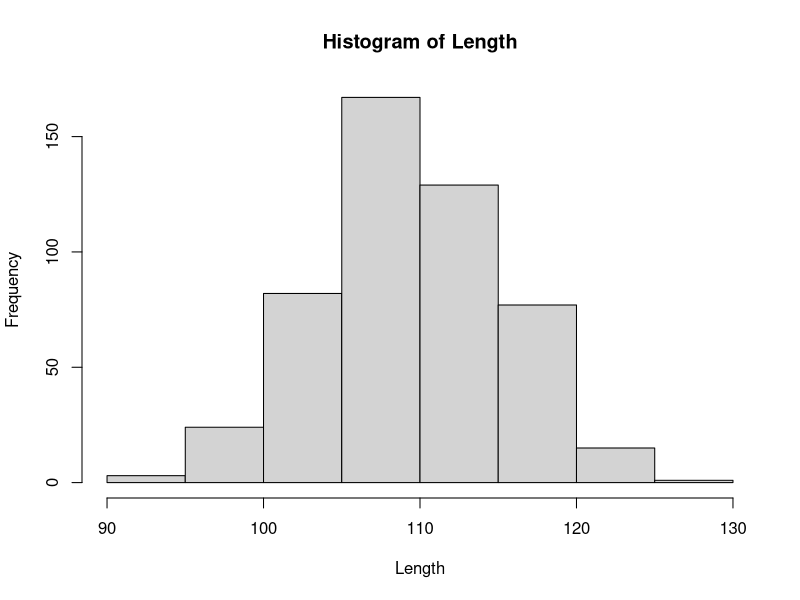
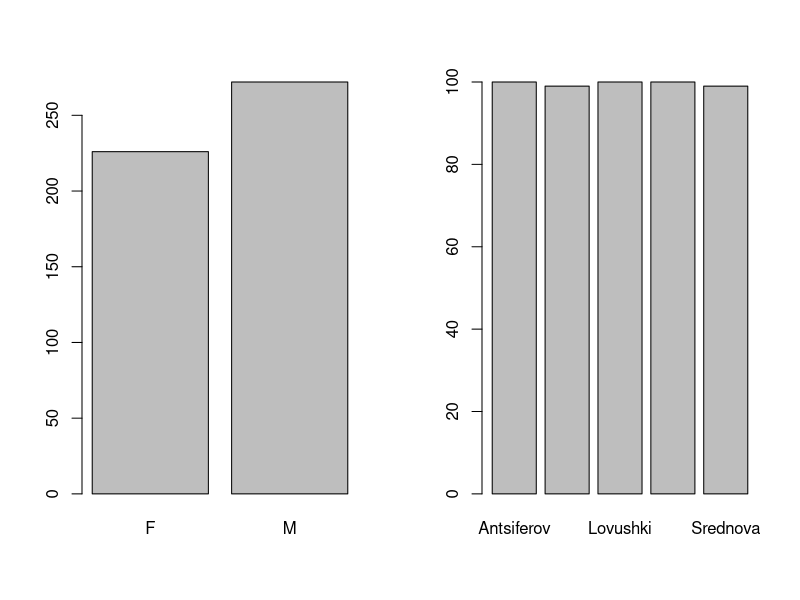
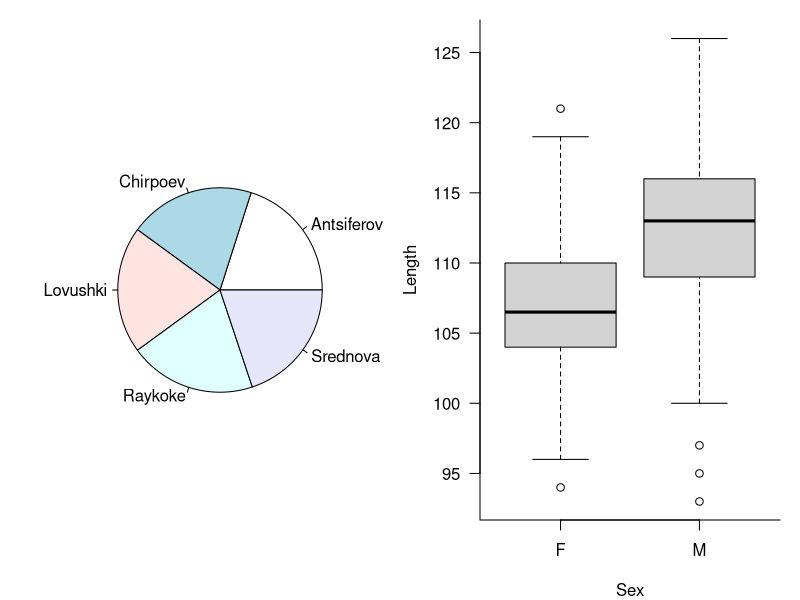
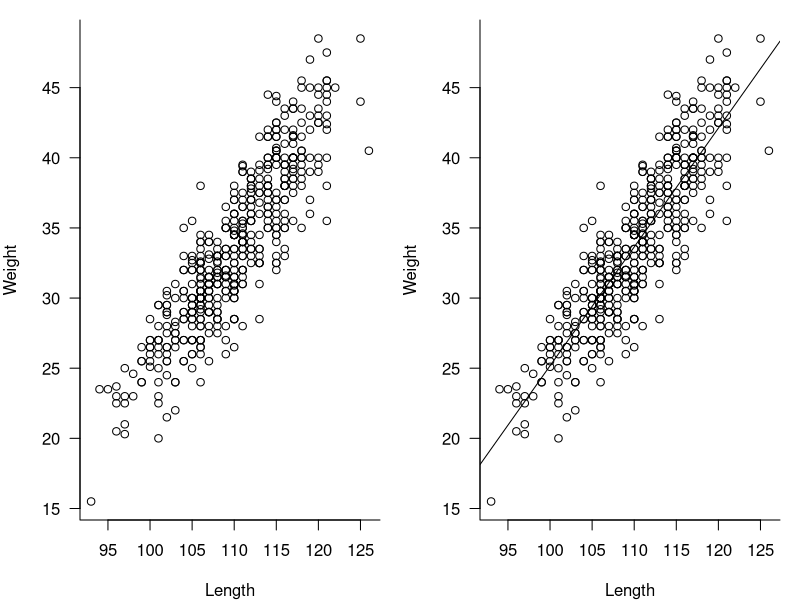
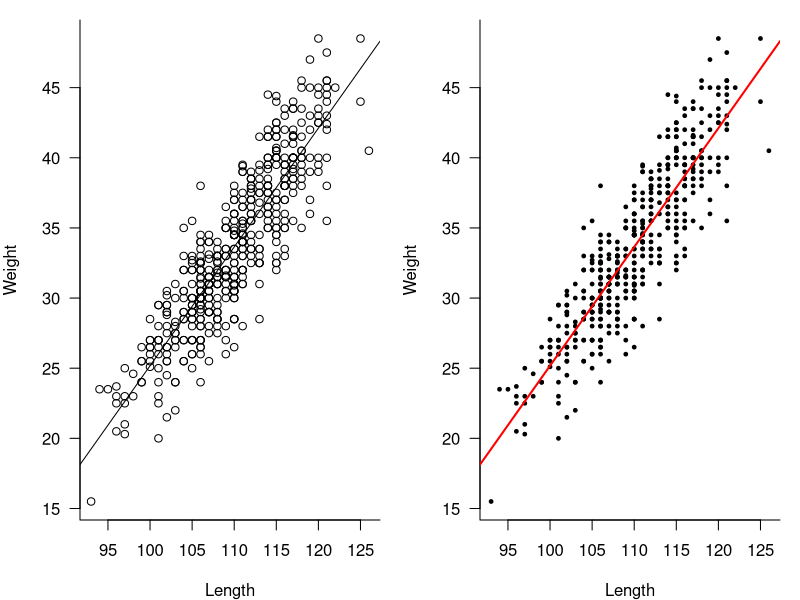

Reproduce these figures in R, in order.
## ---- chunk 1
knitr::opts_chunk$set(echo = TRUE, 
                      warnings = FALSE, 
                      mmessage = FALSE)
## ---- chunk 2
SeaLions <- read.csv("SeaLions.csv")
## ---- chunk 3
is(SeaLions) # tells what type of files we have
names(SeaLions) # tells us the names of all the columns
head(SeaLions) # shows the first several rows of the dataframe
## ---- chunk 4
Length <- SeaLions$Length
Weight <-SeaLions$Weight
Island <- SeaLions$Island
Sex <- SeaLions$Sex
## ---- chunk 5
range(Length) # range
median(Length) # median
mean(Length) # mean
var(Length) # variance
sd(Length) # standard deviation
## ---- chunk 6
table(Sex)
table(Island)
table(Island, Sex)
## ---- chunk 7
hist(Length)
## ---- chunk 8
par(mfrow = c(1,2))
barplot(table(Sex))
barplot(table(Island))
## ---- chunk 9
pie(table(Island))
## ---- chunk 10
par(las = 1, bty = "l", mar = c(4,4,1,1))
boxplot(Length ~ Sex, data = SeaLions)
## ---- chunk 11
par(las = 1, bty = "l", mar = c(4,4,1,1))
plot(Length, Weight)
## ---- chunk 12
lm(Weight ~ Length, data = SeaLions)
## ---- chunk 13
par(las = 1, bty = "l", mar = c(4,4,1,1))
plot(Weight ~ Length, data = SeaLions)
abline(lm(Weight ~ Length, data = SeaLions))
## ---- chunk 14
SeaLions_M <- subset(SeaLions, Sex == "M")
SeaLions_F <- subset(SeaLions, Sex == "F")
## ---- chunk 15
mean(SeaLions_M$Length)
mean(SeaLions_F$Length)
## ---- chunk 16
Weight.lm <- lm(Weight ~ Length)
## ---- chunk 17
Weight.lm
## ---- chunk 18
par(las = 1, bty = "l", mar = c(4,4,1,1))
plot(Length, Weight)
abline(Weight.lm)
## ---- chunk 19
par(las = 1, bty = "l", mar = c(4,4,1,1))
plot(Length, Weight, pch = 19, cex =0.5)
abline(Weight.lm, col = "red", lwd = 2)
## ---- chunk 20
summary(Weight.lm)
## ---- chunk 21
Weight.Male <- Weight[Sex == "M"]
Weight.Female <- Weight[Sex == "F"]
## ---- chunk 22
mean(Weight.Male)
mean(Weight.Female)
## ---- chunk 23
t.test(Weight.Male, Weight.Female)
## ---- chunk 24
summary(lm(Weight~Sex))
